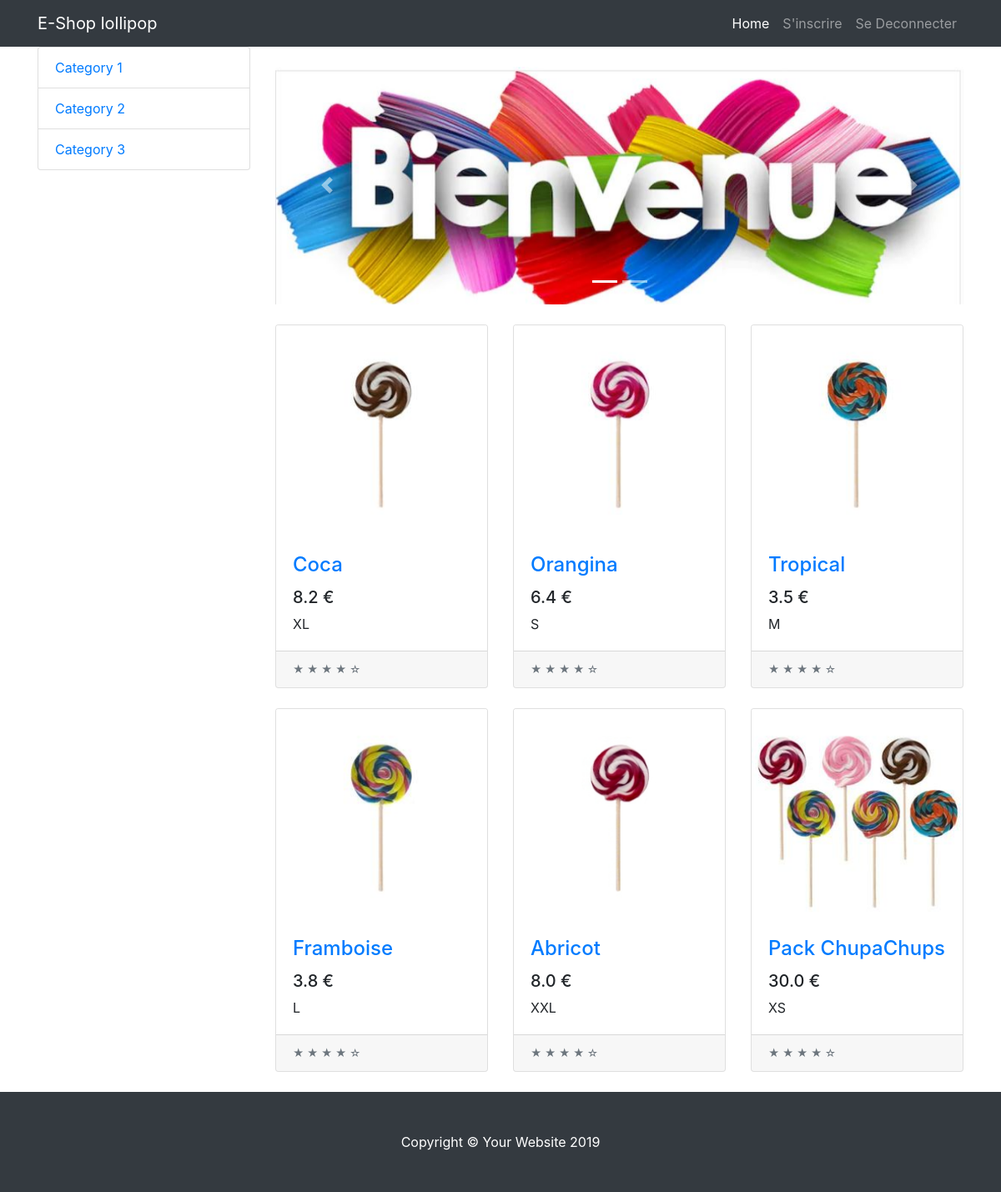
Screenshot of / (signed in) with the database file from the repository.
### tables this page shows
CREATE TABLE PRODUIT (
  id_produit INTEGER PRIMARY KEY AUTOINCREMENT,
  libelle_produit VARCHAR NOT NULL,
  price FLOAT NOT NULL,
  qte_produit INTEGER NOT NULL,
  img TEXT,
  id_type_produit VARCHAR NOT NULL,
  CONSTRAINT fk_produit FOREIGN KEY(id_type_produit)
  REFERENCES typeProduit(id_type_produit)
);

CREATE TABLE TYPEPRODUIT (
  id_type_produit INTEGER PRIMARY KEY AUTOINCREMENT,
  libelle_type VARCHAR UNIQUE NOT NULL
);

### flaskr/eboutique.py (the view)
@bp.route("/")
def index():
    db = get_db()
    products = db.execute(
        "SELECT libelle_produit, libelle_type, price, img"
        " FROM produit p"
        " INNER JOIN typeproduit tp ON p.id_produit = tp.id_type_produit"
    ).fetchall()
    return render_template("index.html", products=products)

### flaskr/auth.py (called while the page is built)
@bp.before_app_request
def load_logged_in_user():
    user_id = session.get("user_id")
    if user_id is None:
        g.user = None
    else:
        g.user = (
            get_db().execute("SELECT * FROM user WHERE id = ?", (user_id,)).fetchone()
        )

### flaskr/db.py (called while the page is built)
def get_db():
    if "db" not in g:
        g.db = sqlite3.connect(
            current_app.config["DATABASE"], detect_types=sqlite3.PARSE_DECLTYPES
        )
        g.db.row_factory = sqlite3.Row
    return g.db

### flaskr/templates/index.html (shortened to what this page needs)
<html lang="fr">
<head>
<link rel="stylesheet" type="text/css" href="{{ url_for('static', filename='./vendor/bootstrap/css/bootstrap.min.css') }}">
<link rel="stylesheet" type="text/css" href="{{ url_for('static', filename='./css/shop-homepage.css') }}">
</head>
<body>
  <nav class="navbar navbar-expand-lg navbar-dark bg-dark fixed-top">
    <div class="container">
      <a class="navbar-brand" href="#">E-Shop lollipop</a>
      <div class="collapse navbar-collapse" id="navbarResponsive">
        <ul class="navbar-nav ml-auto">
          <li class="nav-item active">
            <a class="nav-link" href="#">Home
            </a>
          </li>
          <li class="nav-item">
            <a class="nav-link" href="{{ url_for('auth.register') }}">S'inscrire</a>
          </li>
          {% if g.user %}
          <li class="nav-item">
            <a class="nav-link" href="{{ url_for('auth.logout') }}">Se Deconnecter</a>
          </li>
          {% else %}
          <li class="nav-item">
            <a class="nav-link" href="{{ url_for('auth.login') }}">Se connecter</a>
          </li>
          {% endif %}
        </ul>
      </div>
    </div>
  </nav>
  <div class="container">
    <div class="row">
      <div class="col-lg-3">
        <div class="list-group">
          <a href="#" class="list-group-item">Category 1</a>
          <a href="#" class="list-group-item">Category 2</a>
          <a href="#" class="list-group-item">Category 3</a>
        </div>
      </div>
      <div class="col-lg-9">
        <div id="carouselExampleIndicators" class="carousel slide my-4" data-ride="carousel">
          <ol class="carousel-indicators">
            <li data-target="#carouselExampleIndicators" data-slide-to="0" class="active"></li>
            <li data-target="#carouselExampleIndicators" data-slide-to="1"></li>
          </ol>
          <div class="carousel-inner" role="listbox">
            <div class="carousel-item active">
              <img class="d-block img-fluid" src="{{ url_for('static', filename='./images/homeSlider.jpg') }}" alt="First slide">
            </div>
          </div>
          <a class="carousel-control-prev" href="#carouselExampleIndicators" role="button" data-slide="prev">
            <span class="carousel-control-prev-icon" aria-hidden="true"></span>
          </a>
          <a class="carousel-control-next" href="#carouselExampleIndicators" role="button" data-slide="next">
            <span class="carousel-control-next-icon" aria-hidden="true"></span>
          </a>
        </div>
        <div class="row">
          {% for product in products %}
          <div class="col-lg-4 col-md-6 mb-4">
            <div class="card h-100">
              <a href="#"><img class="card-img-top" src="{{ url_for('static', filename=product['img']) }}" alt=""></a>
              <div class="card-body">
                <h4 class="card-title">
                  <a href="#">{{ product['libelle_produit'] }}</a>
                </h4>
                {% if g.user %}
                <h5>{{ product['price'] }} €</h5>
                {% else %}
                <h5>Connectez-vous pour voir les prix</h5>
                {% endif %}
                <p class="card-text">{{ product['libelle_type'] }}</p>
              </div>
              <div class="card-footer">
                <small class="text-muted">&#9733; &#9733; &#9733; &#9733; &#9734;</small>
              </div>
            </div>
          </div>
          {% endfor %}
        </div>
      </div>
    </div>
  </div>
  <footer class="py-5 bg-dark">
    <div class="container">
      <p class="m-0 text-center text-white">Copyright &copy; Your Website 2019</p>
    </div>
  </footer>
</body>
</html>

### flaskr/static/css/shop-homepage.css (style rules this page uses)
body { padding-top: 56px; }

### rows the page displays
PRODUIT: img (picture), libelle_produit "Coca", price "8.2", libelle_type "XL"
PRODUIT: img (picture), libelle_produit "Orangina", price "6.4", libelle_type "S"
PRODUIT: img (picture), libelle_produit "Tropical", price "3.5", libelle_type "M"
PRODUIT: img (picture), libelle_produit "Framboise", price "3.8", libelle_type "L"
PRODUIT: img (picture), libelle_produit "Abricot", price "8.0", libelle_type "XXL"
PRODUIT: img (picture), libelle_produit "Pack ChupaChups", price "30.0", libelle_type "XS"
